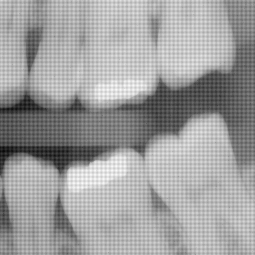
#> input picture 26/xray_checkered.png, 255 x 255 px
$ python mid_4.py
#> lines starting #> are read from the running program, lines starting #| are printed output that depends on the picture
import cv2 as cv
import numpy as np
from matplotlib import pyplot as plt
img=cv.imread("xray_checkered.png",cv.IMREAD_GRAYSCALE)
#> img is the input picture: shape (255, 255); min 8, max 251, mean 158.5

img_fft=np.fft.fft2(img)
img_fft_shift=np.fft.fftshift(img_fft)
#print(img_fft_shift.max())
img_magnitude=20*np.log(np.abs(img_fft_shift))
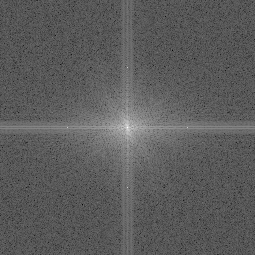
#> img_magnitude: shape (255, 255) float64; min 9.19, max 323, mean 123.2; drawn with min black and max white
#print(img_magnitude.max())

plt.imshow(img,cmap='gray',vmin=0,vmax=255)
plt.title("distorted image")
plt.axis(False)
plt.figure()
plt.imshow(img_magnitude,cmap='gray',vmin=0,vmax=255)
plt.title("distorted image's spectrum")


cv.imwrite("distorted_xray_spectrum.jpg",img_magnitude) # to extract the positions in a viewer
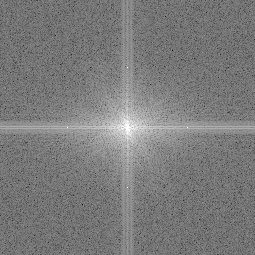
#> saved as distorted_xray_spectrum.jpg: shape (255, 255); min 9, max 255, mean 123.2
positions=[[67,127],[127,67],[127,187],[187,127]]

for pos in positions:
    result=0
    for i in range(pos[0]-4,pos[0]+5):
        for j in range(pos[1]-4,pos[1]+5):
            result+=img_fft_shift[i][j]
    result/=81
    img_fft_shift[pos[0]][pos[1]]=result

img_magnitude=20*np.log(np.abs(img_fft_shift))
cv.imwrite("repaired_xray_spectrum.jpg",img_magnitude)

plt.figure()
#plt.subplot(121)
#plt.imshow(img,cmap='gray',vmin=0,vmax=255)
#plt.subplot(122)
plt.imshow(img_magnitude,cmap='gray',vmin=0,vmax=255)
plt.title("repaired spectrum")

repaired_ifft_shift=np.fft.ifftshift(img_fft_shift)
repaired_ifft=np.fft.ifft2(repaired_ifft_shift)
repaired_img=np.abs(repaired_ifft)
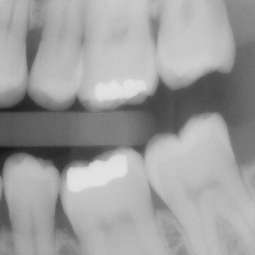
#> repaired_img: shape (255, 255) float64; min 24.5, max 228.7, mean 158.5

plt.figure()
plt.imshow(repaired_img,cmap='gray',vmin=0,vmax=255)
plt.title("repaired image")
plt.axis(False)

plt.show()
